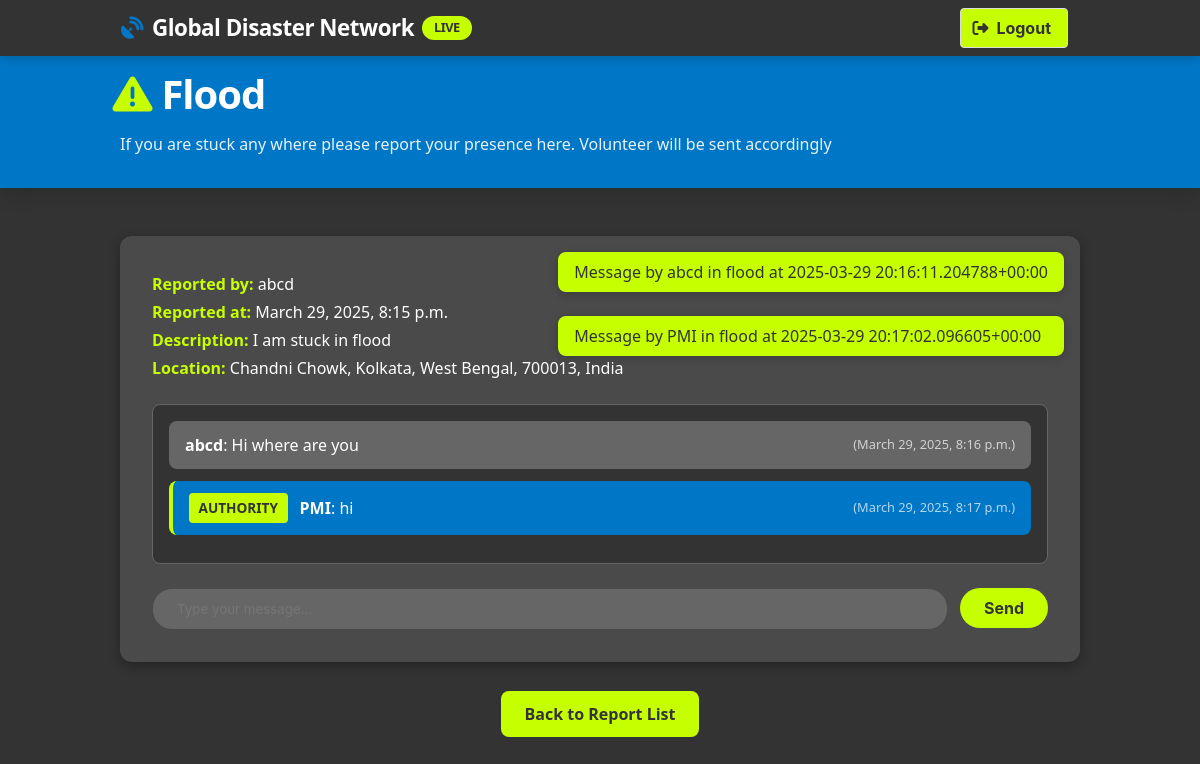
The page /community/disaster/12/ (signed in) on the database its author committed.
### community/models.py (models this page shows, shortened)
class EmergencyReport(models.Model):
    DISASTER_TYPES = (
        ('flood', 'Flood'),
        ('wildfire', 'Wildfire'),
        ('storm', 'Storm'),
        ('earthquake', 'Earthquake'),
        ('volcanic_eruption', 'Volcanic Eruption'),
        ('drought', 'Drought'),
    )
    user = models.ForeignKey(User, on_delete=models.CASCADE)
    disaster_type = models.CharField(max_length=50, choices=DISASTER_TYPES)
    description = models.TextField()
    location = models.CharField(max_length=255, null=True, blank=True)  # Manually entered location
    latitude = models.FloatField(null=True, blank=True)  # Live location latitude
    longitude = models.FloatField(null=True, blank=True)  # Live location longitude
    reported_at = models.DateTimeField(default=timezone.now)
    is_active = models.BooleanField(default=True)

class ChatMessage(models.Model):
    report = models.ForeignKey(EmergencyReport, on_delete=models.CASCADE, related_name='messages')
    user = models.ForeignKey(User, on_delete=models.CASCADE)
    message = models.TextField()
    timestamp = models.DateTimeField(auto_now_add=True)
    def __str__(self):
        return f"Message by {self.user.username} in {self.report.disaster_type} at {self.timestamp}"

### community/views.py (the view, shortened to what this page needs)
# urls.py: path('disaster/<int:report_id>/', views.disaster_chat, name='disaster_chat'),
@login_required
def disaster_chat(request, report_id):
    report = get_object_or_404(EmergencyReport, id=report_id, is_active=True)
    messages = report.messages.all().order_by('timestamp')
    location_display = report.location if report.location else "Location not provided"
    return render(request, 'community/disaster_chat.html', {
        'report': report,
        'messages': messages,
        'location_display': location_display,
    })

### community/templates/community/disaster_chat.html (shortened to what this page needs)
<!DOCTYPE html>
<html lang="en">
<head>
  <link rel="stylesheet" href="https://cdnjs.cloudflare.com/ajax/libs/bulma/0.9.4/css/bulma.min.css">
  <link rel="stylesheet" href="https://cdnjs.cloudflare.com/ajax/libs/font-awesome/6.4.0/css/all.min.css">
 <nav class="navbar is-fixed-top" role="navigation" aria-label="main navigation">
  <div class="container">
    <div class="navbar-brand">
      <a class="navbar-item" href="#">
        <span class="icon mr-2" style="color: var(--blue);">
          <i class="fas fa-satellite-dish"></i>
        </span>
        Global Disaster Network
        <span class="alert-badge">LIVE</span>
      </a>
    </div>
    <div class="navbar-end">
      <div class="navbar-item">
        <form method="POST" action="{% url 'logout' %}">
          <button class="button is-lime" type="submit">
            <span class="icon"><i class="fas fa-sign-out-alt"></i></span>
            <span>Logout</span>
          </button>
        </form>
      </div>
    </div>
  </div>
</nav>
<section class="dashboard-header">
  <div class="container">
    <h1 class="dashboard-title">
      <span class="icon mr-2" style="color: var(--lime);">
        <i class="fas fa-exclamation-triangle"></i>
      </span>
      {{ report.disaster_type|title }}
    </h1>
    <p class="dashboard-subtitle">If you are stuck any where please report your presence here. Volunteer will be sent accordingly</p>
  </div>
</section>
<section class="section" style="margin-top: -2rem;">
  <div class="container">
    <div style="position: absolute; top: 1rem; right: 1rem; z-index: 1000;">
      {% if messages %}
        {% for message in messages %}
          <div class="notification is-success" style="background-color: var(--lime); color: var(--dark); border-radius: 8px; padding: 0.5rem 1rem; box-shadow: 0 2px 8px rgba(0, 0, 0, 0.2);">
            {{ message }}
          </div>
        {% endfor %}
      {% endif %}
    </div>
    <div class="chat-section">
      <div class="chat-details">
        <p><strong>Reported by:</strong> {{ report.user.username }}</p>
        <p><strong>Reported at:</strong> {{ report.reported_at }}</p>
        <p><strong>Description:</strong> {{ report.description }}</p>
        <p><strong>Location:</strong> {{ location_display }}</p>
      </div>
      <div class="chat-container" id="chat-messages">
        {% for message in messages %}
          <div class="chat-message {% if message.user.profile.role == 'authority' %}authority-message{% endif %}" data-message-id="{{ message.id }}">
        {% if message.user.profile.role == 'authority' %}
          <span class="authority-badge">AUTHORITY</span>
        {% endif %}
        <strong>{{ message.user.username }}</strong>: {{ message.message }}
        <small>({{ message.timestamp }})</small>
          </div>
        {% endfor %}
      </div>
      <div class="chat-input">
        <input type="text" id="chat-input" placeholder="Type your message..." aria-label="Type your message">
        <button class="button" id="send-button" onclick="sendMessage()">Send</button>
      </div>
    </div>
    <div style="text-align: center; margin-top: 40px;">
      <a href="{% url 'report_list' %}" class="back-button mt-4">Back to Report List</a>
    </div></div>
</section>

### community/templates/community/disaster_chat.html (style rules this page uses)
:root { --blue: #0077C6; --blue-dark: #005d9c; --blue-light: #3a99de; --dark: #333333; --dark-light: #4a4a4a; --dark-lighter: #666666; --lime: #C6FF00; --lime-dark: #a2cc00; --white: #ffffff; --gray-light: #e0e0e0; }
.navbar { background-color: var(--dark); box-shadow: 0 2px 10px rgba(0, 0, 0, 0.2); }
.navbar-brand .navbar-item { font-weight: 700; font-size: 1.4rem; color: var(--white); letter-spacing: -0.5px; }
.alert-badge { background-color: var(--lime); color: var(--dark); border-radius: 12px; padding: 2px 12px; font-size: 0.8rem; margin-left: 8px; font-weight: bold; animation: pulse 2s infinite; }
.dashboard-header { background: var(--blue); padding: 4rem 1.5rem 2rem; margin-bottom: 2rem; box-shadow: 0 4px 20px rgba(0, 0, 0, 0.2); }
.dashboard-title { color: white; font-weight: 800; letter-spacing: -1px; margin-bottom: 0.5rem; font-size: 2.5rem; }
.dashboard-subtitle { color: rgba(255, 255, 255, 0.9); font-weight: 400; max-width: 800px; }
.button.is-lime { background-color: var(--lime); color: var(--dark); font-weight: bold; }
.chat-section { background-color: var(--dark-light); padding: 2rem; border-radius: 12px; box-shadow: 0 4px 12px rgba(0, 0, 0, 0.3); }
.chat-details { margin-bottom: 1.5rem; }
.chat-details p { color: var(--white); margin: 0.25rem 0; }
.chat-details p strong { color: var(--lime); }
.chat-container { max-height: 500px; overflow-y: auto; background-color: var(--dark); padding: 1rem; border-radius: 8px; border: 1px solid var(--dark-lighter); margin-bottom: 1.5rem; }
.chat-message { background-color: var(--dark-lighter); padding: 0.75rem 1rem; border-radius: 8px; margin-bottom: 0.75rem; display: flex; align-items: center; animation: fadeIn 0.3s ease; }
.authority-message { background-color: var(--blue); color: var(--white); border-left: 4px solid var(--lime); }
.authority-badge { display: inline-block; padding: 0.3rem 0.6rem; margin-right: 0.75rem; border-radius: 4px; font-size: 0.85rem; font-weight: bold; background-color: var(--lime); color: var(--dark); }
.chat-message strong { color: var(--white); }
.chat-message small { margin-left: auto; color: var(--white); opacity: 0.7; font-size: 0.8rem; }
.chat-input { display: flex; gap: 0.75rem; }
.chat-input input { flex: 1; background-color: var(--dark-lighter); color: var(--white); border: 1px solid var(--dark-light); border-radius: 20px; padding: 0.75rem 1.5rem; transition: border-color 0.3s ease, box-shadow 0.3s ease; }
.chat-input .button { background-color: var(--lime); color: var(--dark); border: none; border-radius: 20px; padding: 0.75rem 1.5rem; font-weight: bold; transition: transform 0.3s ease, background-color 0.3s ease; }
.back-button { background-color: var(--lime); color: var(--dark); font-weight: bold; border: none; border-radius: 8px; padding: 0.75rem 1.5rem; transition: transform 0.3s ease, background-color 0.3s ease; }

### rows shown on the page
EmergencyReport: disaster_type "Flood", user.username "abcd", reported_at "March 29, 2025, 8:15 p.m.", description "I am stuck in flood", location "Chandni Chowk, Kolkata, West Bengal, 700013, India"
ChatMessage: user+report+timestamp "Message by abcd in flood at 2025-03-29 20:16:11.204788+00:00", user.username "abcd", message "Hi where are you", timestamp "March 29, 2025, 8:16 p.m."
ChatMessage: user+report+timestamp "Message by PMI in flood at 2025-03-29 20:17:02.096605+00:00", shows "AUTHORITY", user.username "PMI", message "hi", timestamp "March 29, 2025, 8:17 p.m."
